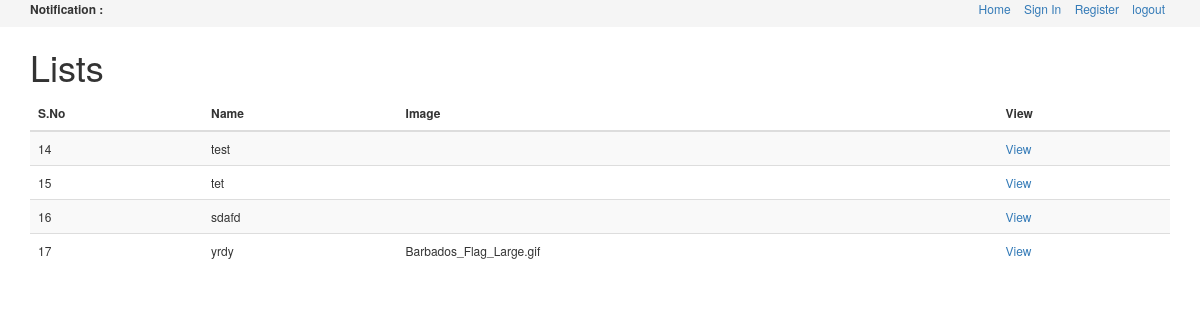
Before: / with the older database file.
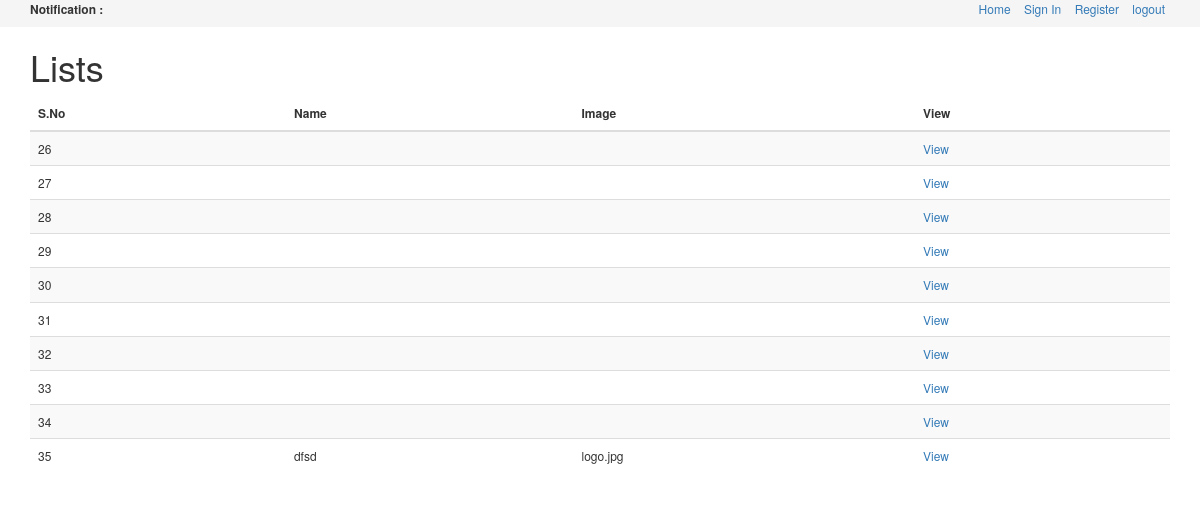
After: the same page with the newer database file.
### tables this page shows
CREATE TABLE IF NOT EXISTS `auction_products` (
  `id` int(11) NOT NULL AUTO_INCREMENT,
  `name` varchar(255) NOT NULL,
  `category_id` int(3) NOT NULL,
  `short_description` varchar(255) NOT NULL,
  `image` varchar(100) NOT NULL,
  `description` text NOT NULL,
  `product_tags` varchar(30) NOT NULL,
  `opening_price` int(11) NOT NULL,
  `lowest_bid_price` int(11) NOT NULL,
  `bid_price` int(11) NOT NULL,
  `start_date` datetime NOT NULL,
  `end_date` datetime NOT NULL,
  `buy_now_price` int(11) NOT NULL,
  `payment_method` varchar(100) NOT NULL,
  `shipping_amount` int(11) NOT NULL,
  `shipping_information` varchar(255) NOT NULL,
  `created_at` int(11) NOT NULL,
  PRIMARY KEY (`id`)
);

### includes/db.php (called while the page is built, shortened)
<?php
class db{
	function connect($host, $user, $pass, $base_name)
	{
		$db = mysql_select_db($base_name);
	}
	function getAll($query)
	{
		$result = mysql_query($query);
		$res = array();
		while($rows = mysql_fetch_assoc($result)){
			$res[] = $rows;
		}
		return $res;
	}
}

### init.php (called while the page is built, shortened)
<?php
include('includes/db.php');
$db = new db;

### index.php (the view)
<?php
include('init.php');
$query = "select * from auction_products";
$res = $db->getAll($query);
include('header.php');
?>
<h1>Lists</h1>
<table class="table table-striped table-hover">
  <thead>
      <tr>
         <th>S.No</th>
         <th>Name</th>
         <th>Image</th>
         <th>View</th>
      </tr>
   </thead>
<tbody>
<?php foreach ($res as $key => $value): ?>
	<tr>
		<td><?= $value['id']; ?></td>
		<td><?= $value['name']; ?></td>
		<td><?= $value['image']; ?></td>
		<td><a href="">View</a></td>
	</tr>
<?php endforeach ?>
</tbody>
</table>
<?php include('footer.php'); ?>

### header.php (shortened to what this page needs)
<!DOCTYPE html>
<html lang="en">
  <head>
    <link href="css/bootstrap.min.css" rel="stylesheet">
    <link rel="stylesheet" href="css/jquery.countdown.css">
    <link href="css/style.css" rel="stylesheet">
  </head>
  <body>
  <div class="wrap topnav">
      <div class="container">
          <div class="notify">
              <strong>Notification : </strong>
          </div>
          <div class="social">
            <ul class="list-inline">
                <li><a href="index.php">Home</a></li>
                <li><a href="login.php">Sign In</a></li>
                <li><a href="register.php">Register</a></li>
                <li><a href="logout.php">logout</a></li>
            </ul>
          </div>
      </div>
  </div>
<div class="container">

### footer.php
	</div>
  </body>
</html>

### css/style.css (style rules this page uses)
body { font-size: 12px; }
.topnav { background:#F5F5F5; }
.notify { float: left; }
.social { float: right; }

Changed rows visible on the page:
removed auction_products: id "14", name "test"
removed auction_products: id "15", name "tet"
removed auction_products: id "16", name "sdafd"
removed auction_products: id "17", name "yrdy", image "Barbados_Flag_Large.gif"
added auction_products: id "26"
added auction_products: id "27"
added auction_products: id "28"
added auction_products: id "29"
added auction_products: id "30"
added auction_products: id "31"
added auction_products: id "32"
added auction_products: id "33"
added auction_products: id "34"
added auction_products: id "35", name "dfsd", image "logo.jpg"
